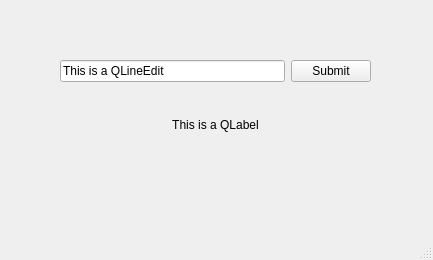
<?xml version="1.0" encoding="UTF-8"?>
<ui version="4.0">
 <class>MainWindow</class>
 <widget class="QMainWindow" name="MainWindow">
  <property name="geometry">
   <rect>
    <x>0</x>
    <y>0</y>
    <width>433</width>
    <height>260</height>
   </rect>
  </property>
  <property name="windowTitle">
   <string>PySide6 Example</string>
  </property>
  <widget class="QWidget" name="centralwidget">
   <widget class="QWidget" name="">
    <property name="geometry">
     <rect>
      <x>60</x>
      <y>60</y>
      <width>311</width>
      <height>101</height>
     </rect>
    </property>
    <layout class="QVBoxLayout" name="verticalLayout">
     <item>
      <layout class="QHBoxLayout" name="horizontalLayout">
       <item>
        <widget class="QLineEdit" name="inputField">
         <property name="text">
          <string>This is a QLineEdit</string>
         </property>
        </widget>
       </item>
       <item>
        <widget class="QPushButton" name="submitButton">
         <property name="text">
          <string>Submit</string>
         </property>
        </widget>
       </item>
      </layout>
     </item>
     <item>
      <widget class="QLabel" name="statusLabel">
       <property name="text">
        <string>This is a QLabel</string>
       </property>
       <property name="alignment">
        <set>Qt::AlignmentFlag::AlignCenter</set>
       </property>
      </widget>
     </item>
    </layout>
   </widget>
  </widget>
  <widget class="QMenuBar" name="menubar">
   <property name="geometry">
    <rect>
     <x>0</x>
     <y>0</y>
     <width>433</width>
     <height>22</height>
    </rect>
   </property>
  </widget>
  <widget class="QStatusBar" name="statusbar"/>
 </widget>
 <resources/>
 <connections/>
</ui>
